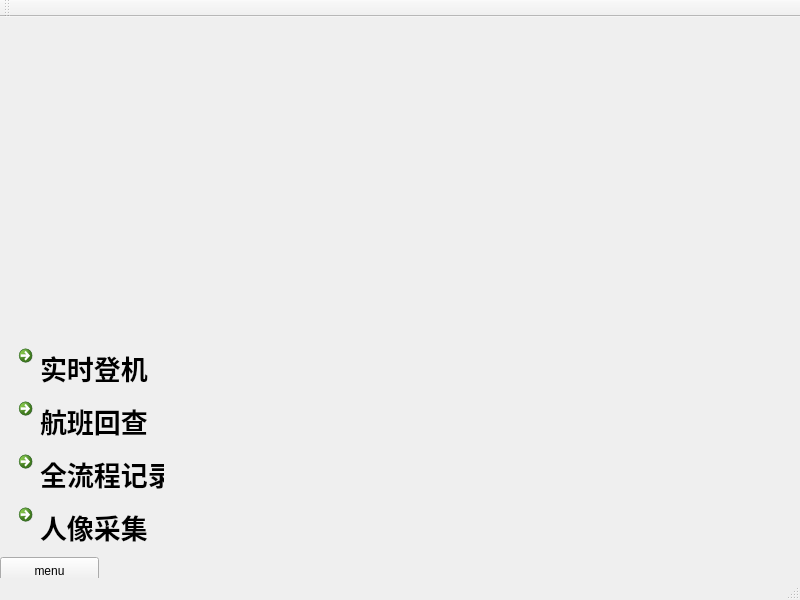
<?xml version="1.0" encoding="UTF-8"?>
<ui version="4.0">
 <class>HomePage</class>
 <widget class="QMainWindow" name="HomePage">
  <property name="geometry">
   <rect>
    <x>0</x>
    <y>0</y>
    <width>800</width>
    <height>600</height>
   </rect>
  </property>
  <property name="windowTitle">
   <string>首页</string>
  </property>
  <widget class="QWidget" name="centralWidget">
   <widget class="QPushButton" name="Button_menu">
    <property name="geometry">
     <rect>
      <x>0</x>
      <y>540</y>
      <width>99</width>
      <height>27</height>
     </rect>
    </property>
    <property name="text">
     <string>menu</string>
    </property>
    <property name="checkable">
     <bool>true</bool>
    </property>
    <property name="checked">
     <bool>false</bool>
    </property>
   </widget>
   <widget class="QWidget" name="verticalLayoutWidget">
    <property name="geometry">
     <rect>
      <x>0</x>
      <y>310</y>
      <width>179</width>
      <height>228</height>
     </rect>
    </property>
    <layout class="QVBoxLayout" name="verticalLayout">
     <item>
      <widget class="QCommandLinkButton" name="Button_RealtimeBoarding">
       <property name="font">
        <font>
         <pointsize>20</pointsize>
        </font>
       </property>
       <property name="text">
        <string>实时登机</string>
       </property>
       <property name="iconSize">
        <size>
         <width>40</width>
         <height>40</height>
        </size>
       </property>
       <property name="autoRepeatInterval">
        <number>100</number>
       </property>
      </widget>
     </item>
     <item>
      <widget class="QCommandLinkButton" name="Button_FlightEnquires">
       <property name="font">
        <font>
         <pointsize>20</pointsize>
        </font>
       </property>
       <property name="text">
        <string>航班回查</string>
       </property>
      </widget>
     </item>
     <item>
      <widget class="QCommandLinkButton" name="Button_WorkflowRecording">
       <property name="font">
        <font>
         <pointsize>20</pointsize>
        </font>
       </property>
       <property name="text">
        <string>全流程记录</string>
       </property>
       <property name="checkable">
        <bool>false</bool>
       </property>
      </widget>
     </item>
     <item>
      <widget class="QCommandLinkButton" name="Button_PortraitCollection">
       <property name="font">
        <font>
         <pointsize>20</pointsize>
        </font>
       </property>
       <property name="text">
        <string>人像采集</string>
       </property>
      </widget>
     </item>
    </layout>
   </widget>
   <widget class="QWidget" name="gridLayoutWidget">
    <property name="geometry">
     <rect>
      <x>-1</x>
      <y>-1</y>
      <width>791</width>
      <height>541</height>
     </rect>
    </property>
    <layout class="QGridLayout" name="workLayout">
     <property name="spacing">
      <number>1</number>
     </property>
    </layout>
   </widget>
   <zorder>verticalLayoutWidget</zorder>
   <zorder>gridLayoutWidget</zorder>
   <zorder>Button_menu</zorder>
  </widget>
  <widget class="QToolBar" name="mainToolBar">
   <attribute name="toolBarArea">
    <enum>TopToolBarArea</enum>
   </attribute>
   <attribute name="toolBarBreak">
    <bool>false</bool>
   </attribute>
  </widget>
  <widget class="QStatusBar" name="statusBar"/>
 </widget>
 <layoutdefault spacing="6" margin="11"/>
 <resources/>
 <connections/>
</ui>
